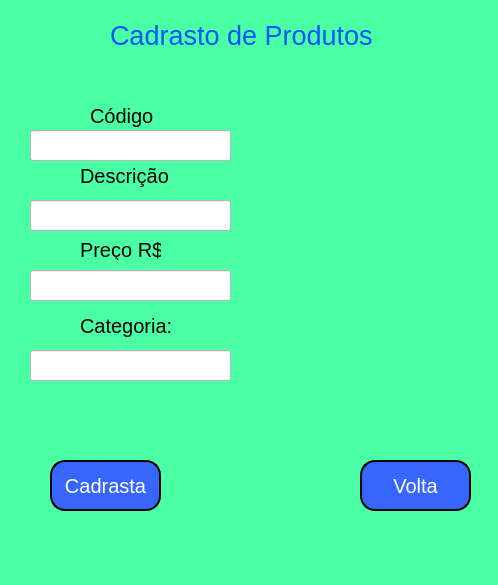
<?xml version="1.0" encoding="UTF-8"?>
<ui version="4.0">
 <class>MainWindow</class>
 <widget class="QMainWindow" name="MainWindow">
  <property name="geometry">
   <rect>
    <x>0</x>
    <y>0</y>
    <width>498</width>
    <height>585</height>
   </rect>
  </property>
  <property name="windowTitle">
   <string>MainWindow</string>
  </property>
  <property name="styleSheet">
   <string notr="true">background-color: rgb(75, 255, 165);
</string>
  </property>
  <widget class="QWidget" name="centralwidget">
   <widget class="QPushButton" name="pushButton">
    <property name="geometry">
     <rect>
      <x>50</x>
      <y>460</y>
      <width>111</width>
      <height>51</height>
     </rect>
    </property>
    <property name="font">
     <font>
      <pointsize>15</pointsize>
     </font>
    </property>
    <property name="styleSheet">
     <string notr="true">background-color: rgb(55, 102, 255);
color: rgb(255, 255, 255);
border-style: outset;
border-width: 2px;
border-radius: 15px;
border-color: black;</string>
    </property>
    <property name="text">
     <string>Cadrasta</string>
    </property>
   </widget>
   <widget class="QLabel" name="label">
    <property name="geometry">
     <rect>
      <x>90</x>
      <y>100</y>
      <width>81</width>
      <height>31</height>
     </rect>
    </property>
    <property name="font">
     <font>
      <pointsize>15</pointsize>
     </font>
    </property>
    <property name="text">
     <string>Código</string>
    </property>
   </widget>
   <widget class="QLabel" name="label_2">
    <property name="geometry">
     <rect>
      <x>80</x>
      <y>160</y>
      <width>91</width>
      <height>31</height>
     </rect>
    </property>
    <property name="font">
     <font>
      <pointsize>15</pointsize>
     </font>
    </property>
    <property name="text">
     <string>Descrição</string>
    </property>
   </widget>
   <widget class="QLabel" name="label_3">
    <property name="geometry">
     <rect>
      <x>80</x>
      <y>240</y>
      <width>81</width>
      <height>20</height>
     </rect>
    </property>
    <property name="font">
     <font>
      <pointsize>15</pointsize>
     </font>
    </property>
    <property name="text">
     <string>Preço R$</string>
    </property>
   </widget>
   <widget class="QLineEdit" name="lineEdit">
    <property name="geometry">
     <rect>
      <x>30</x>
      <y>130</y>
      <width>201</width>
      <height>31</height>
     </rect>
    </property>
    <property name="font">
     <font>
      <pointsize>12</pointsize>
     </font>
    </property>
    <property name="styleSheet">
     <string notr="true">background-color: rgb(255, 255, 255);</string>
    </property>
   </widget>
   <widget class="QLineEdit" name="lineEdit_2">
    <property name="geometry">
     <rect>
      <x>30</x>
      <y>200</y>
      <width>201</width>
      <height>31</height>
     </rect>
    </property>
    <property name="font">
     <font>
      <pointsize>12</pointsize>
     </font>
    </property>
    <property name="styleSheet">
     <string notr="true">background-color: rgb(255, 255, 255);</string>
    </property>
   </widget>
   <widget class="QLineEdit" name="lineEdit_3">
    <property name="geometry">
     <rect>
      <x>30</x>
      <y>270</y>
      <width>201</width>
      <height>31</height>
     </rect>
    </property>
    <property name="font">
     <font>
      <pointsize>12</pointsize>
     </font>
    </property>
    <property name="styleSheet">
     <string notr="true">background-color: rgb(255, 255, 255);</string>
    </property>
   </widget>
   <widget class="QLabel" name="label_4">
    <property name="geometry">
     <rect>
      <x>260</x>
      <y>140</y>
      <width>301</width>
      <height>221</height>
     </rect>
    </property>
    <property name="font">
     <font>
      <pointsize>20</pointsize>
     </font>
    </property>
    <property name="styleSheet">
     <string notr="true">color: rgb(0, 85, 255);</string>
    </property>
    <property name="text">
     <string/>
    </property>
    <property name="pixmap">
     <pixmap>image.png</pixmap>
    </property>
   </widget>
   <widget class="QLabel" name="label_5">
    <property name="geometry">
     <rect>
      <x>80</x>
      <y>310</y>
      <width>101</width>
      <height>31</height>
     </rect>
    </property>
    <property name="font">
     <font>
      <pointsize>15</pointsize>
     </font>
    </property>
    <property name="text">
     <string>Categoria:</string>
    </property>
   </widget>
   <widget class="QLineEdit" name="lineEdit_4">
    <property name="geometry">
     <rect>
      <x>30</x>
      <y>350</y>
      <width>201</width>
      <height>31</height>
     </rect>
    </property>
    <property name="font">
     <font>
      <pointsize>12</pointsize>
     </font>
    </property>
    <property name="styleSheet">
     <string notr="true">background-color: rgb(255, 255, 255);</string>
    </property>
   </widget>
   <widget class="QLabel" name="label_6">
    <property name="geometry">
     <rect>
      <x>110</x>
      <y>20</y>
      <width>271</width>
      <height>31</height>
     </rect>
    </property>
    <property name="font">
     <font>
      <pointsize>20</pointsize>
     </font>
    </property>
    <property name="styleSheet">
     <string notr="true">color: rgb(0, 85, 255);</string>
    </property>
    <property name="text">
     <string>Cadrasto de Produtos</string>
    </property>
   </widget>
   <widget class="QPushButton" name="pushButton_2">
    <property name="geometry">
     <rect>
      <x>360</x>
      <y>460</y>
      <width>111</width>
      <height>51</height>
     </rect>
    </property>
    <property name="font">
     <font>
      <pointsize>15</pointsize>
     </font>
    </property>
    <property name="styleSheet">
     <string notr="true">background-color: rgb(55, 102, 255);
color: rgb(255, 255, 255);
border-style: outset;
border-width: 2px;
border-radius: 15px;
border-color: black;</string>
    </property>
    <property name="text">
     <string>Volta</string>
    </property>
   </widget>
   <zorder>label_4</zorder>
   <zorder>pushButton</zorder>
   <zorder>label</zorder>
   <zorder>label_2</zorder>
   <zorder>label_3</zorder>
   <zorder>lineEdit</zorder>
   <zorder>lineEdit_2</zorder>
   <zorder>lineEdit_3</zorder>
   <zorder>label_5</zorder>
   <zorder>lineEdit_4</zorder>
   <zorder>label_6</zorder>
   <zorder>pushButton_2</zorder>
  </widget>
  <widget class="QMenuBar" name="menubar">
   <property name="geometry">
    <rect>
     <x>0</x>
     <y>0</y>
     <width>498</width>
     <height>22</height>
    </rect>
   </property>
  </widget>
  <widget class="QStatusBar" name="statusbar"/>
 </widget>
 <resources/>
 <connections/>
</ui>
